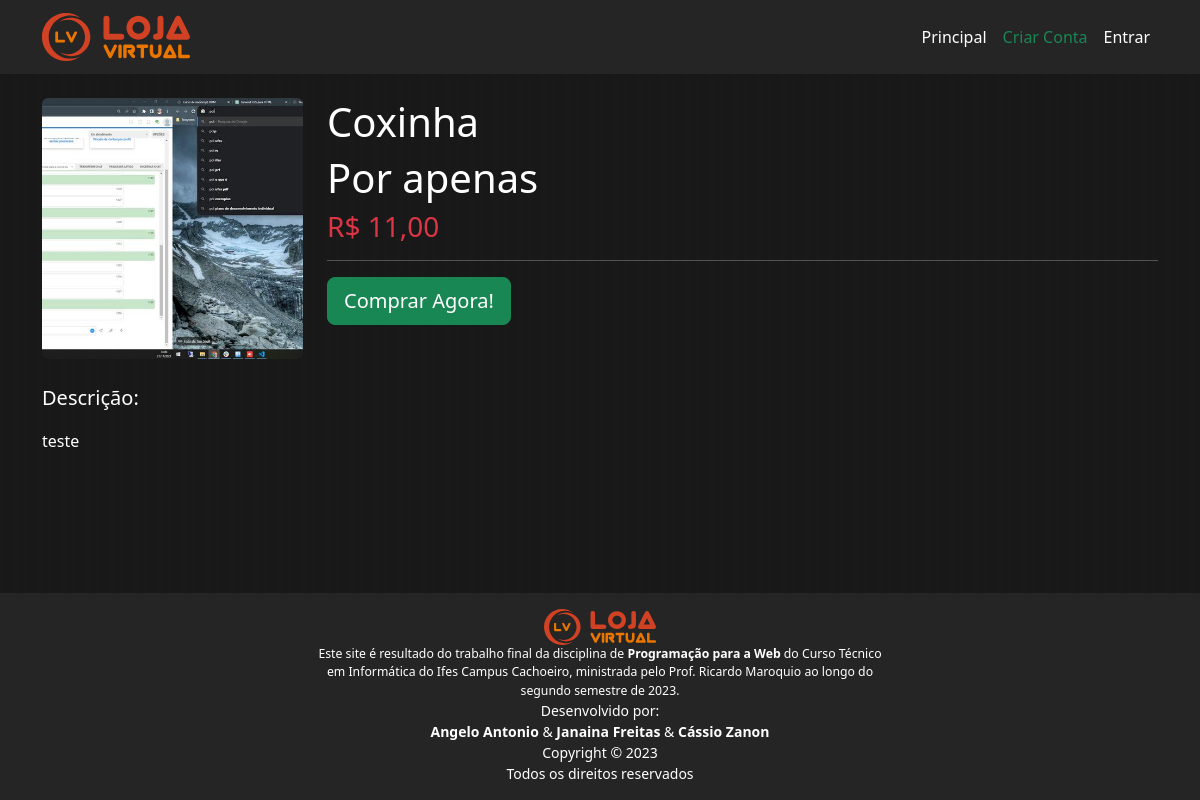
The app's page /produto/9 with its own data.
### tables this page shows
CREATE TABLE produto (
    id           INTEGER         PRIMARY KEY AUTOINCREMENT,
    nome         TEXT            NOT NULL,
    preco        INTEGER         NOT NULL,
    descricao    TEXT            NOT NULL,
    categoria    TEXT            NOT NULL
    );

### routes/RootRouter.py (the view)
@router.get("/produto/{id_produto:int}")
async def get_produto_descricao(request: Request, id_produto: int = Path(), usuario: Usuario = Depends(obter_usuario_logado),):
    produto = ProdutoRepo.obter_por_id(id_produto)
    return templates.TemplateResponse("root/detalhes.html", {"request": request, "usuario": usuario, "produto": produto},)

### templates/root/detalhes.html (shortened to what this page needs)
{% extends "base.html" %}
{% block principal %}
<div class="col-12 text-white">
    <div class="row">
        <div class="col-3 mb-4">
            <img src="/static/img/produtos/{{ '%04d'|format(produto.id) }}.jpg" alt="" class="img-fluid rounded">
        </div>
        <div class="col-9 mb-4">
            <h1>{{ produto.nome }}</h1>
            <h6 class="display-6">Por apenas</h6>
            <h3 class="text-danger">R$ {{ produto.preco }}</h3>
            <hr>
            {% set text = "Comprar Agora!" %}
            {% set type = "button" %}
            {% set classe = "btn-success btn-lg" %}
            {% include "includes/button.html" %}
        </div>
    </div>
</div>
<div class="col-12 text-white">
    <p class="lead">Descrição:</p>
    <p>{{ produto.descricao }}</p>
</div>
{% endblock %}

### static/css/estilos.css (style rules this page uses)
* { margin: 0; padding: 0; box-sizing: border-box; }
body { background-image: linear-gradient(to right, #191919 50%, #181818 50%); background-size: 12px 100%; }

### records on screen
produto: nome "Coxinha", preco "11,00", descricao "teste"

### other values on screen
{{ text }} "Comprar Agora!"
